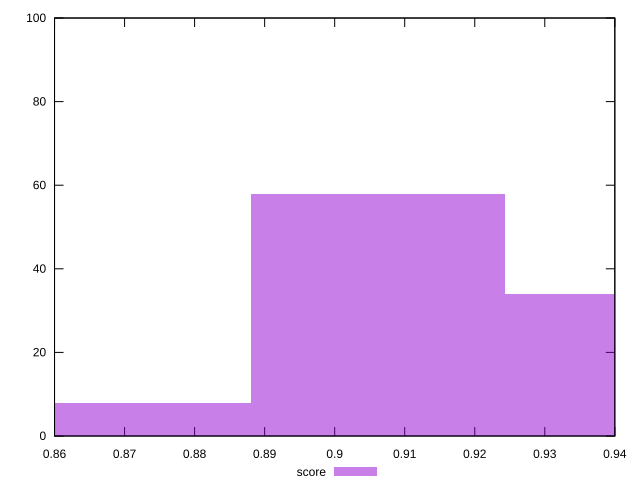

Source code (gnuplot):
reset

$score <<EOF
0.8699109259354149 8
0.9061572145160571 58
0.9424035030966994 34
EOF

set key outside below
set boxwidth 0.036246288580642286
set xrange [0.86:0.94]
set yrange [0:100]
set trange [0:100]
set style fill transparent solid 0.5 noborder
set terminal svg size 640, 490 enhanced background rgb 'white'
set output "report_00012_2021-02-09T11:01:39.952Z/bootup-time/samples/pages/score/histogram.svg"

plot $score title "score" with boxes

reset
